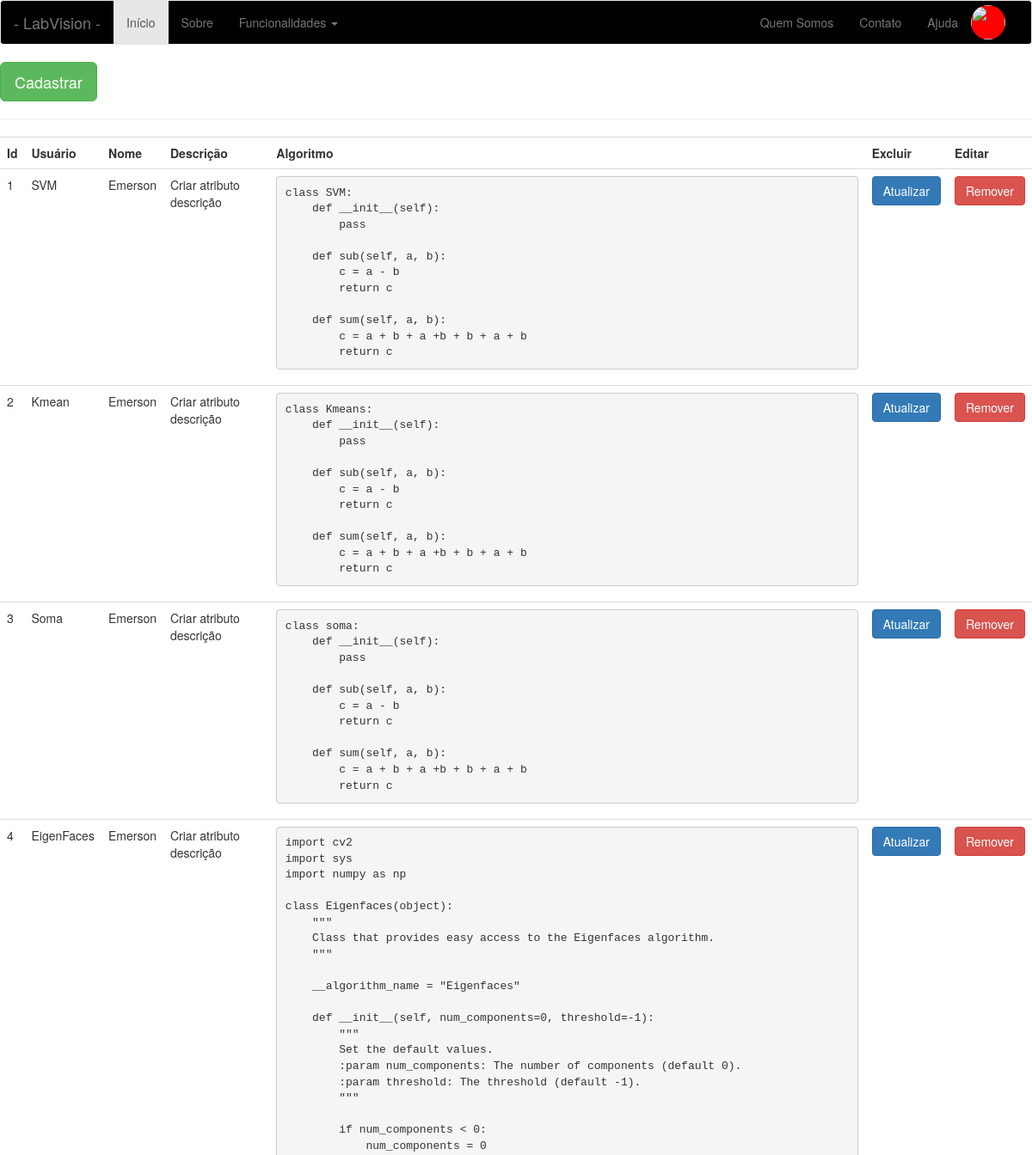
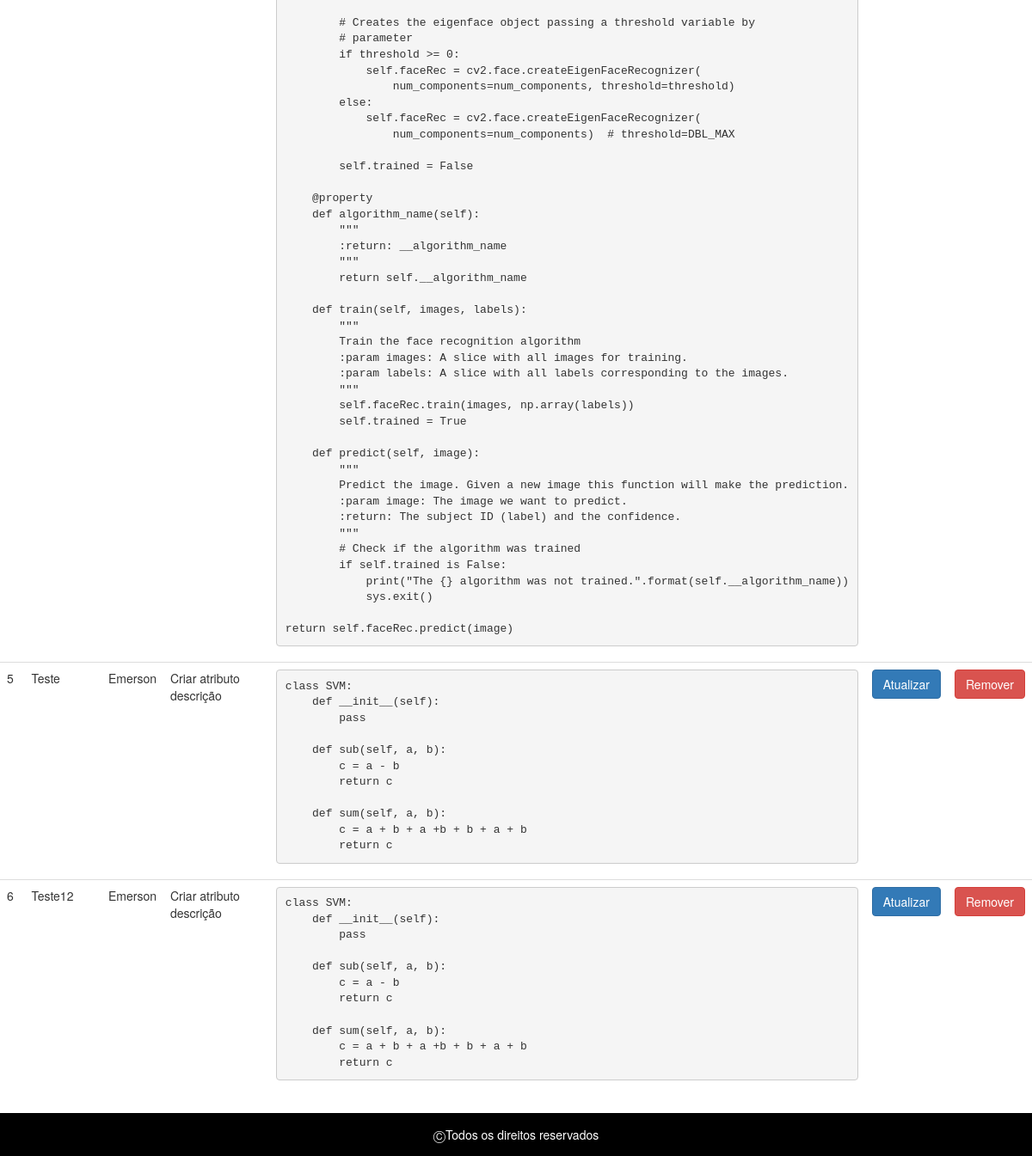
The page /listar-algoritmos (signed in) on the database as committed earlier (2 pictures, top to bottom).
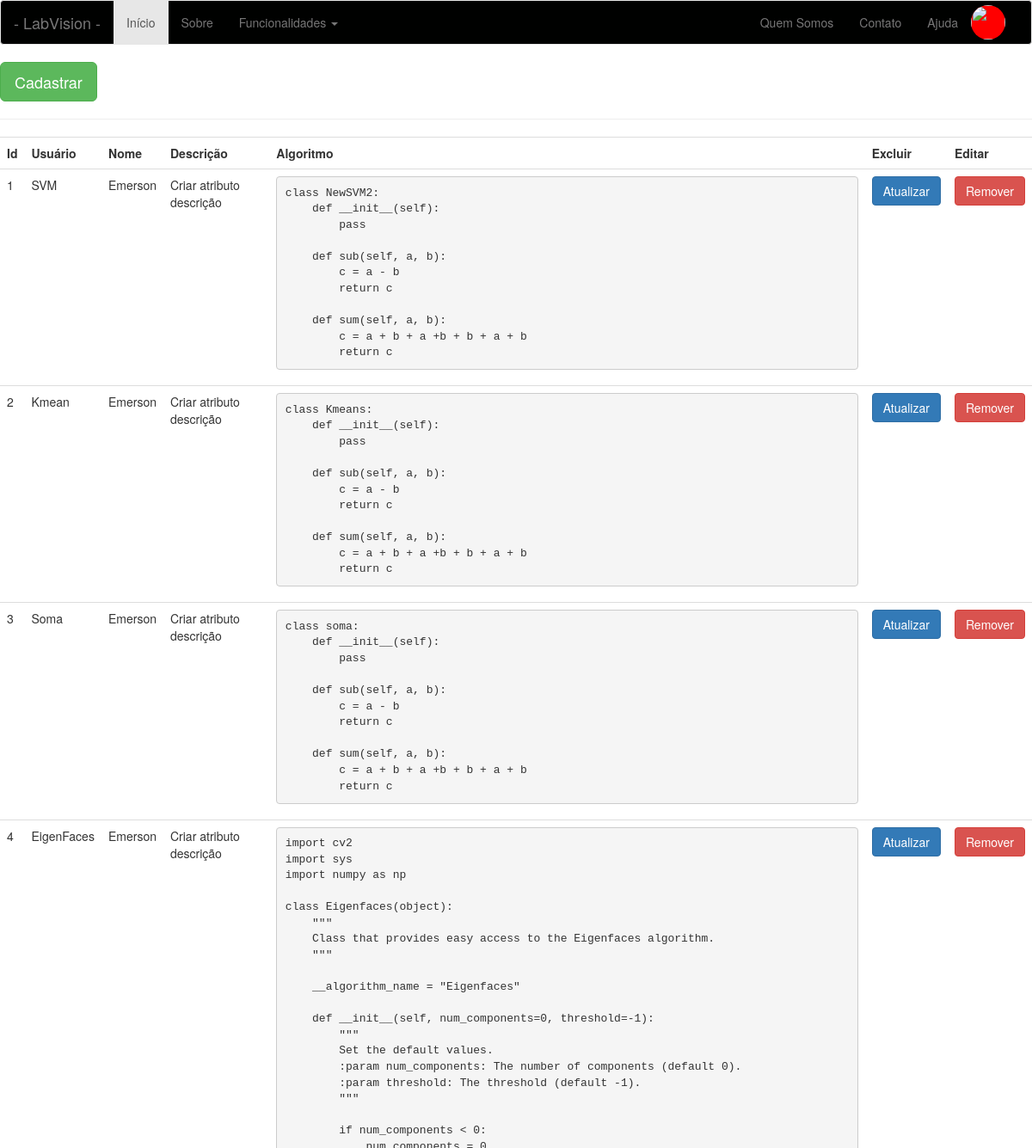
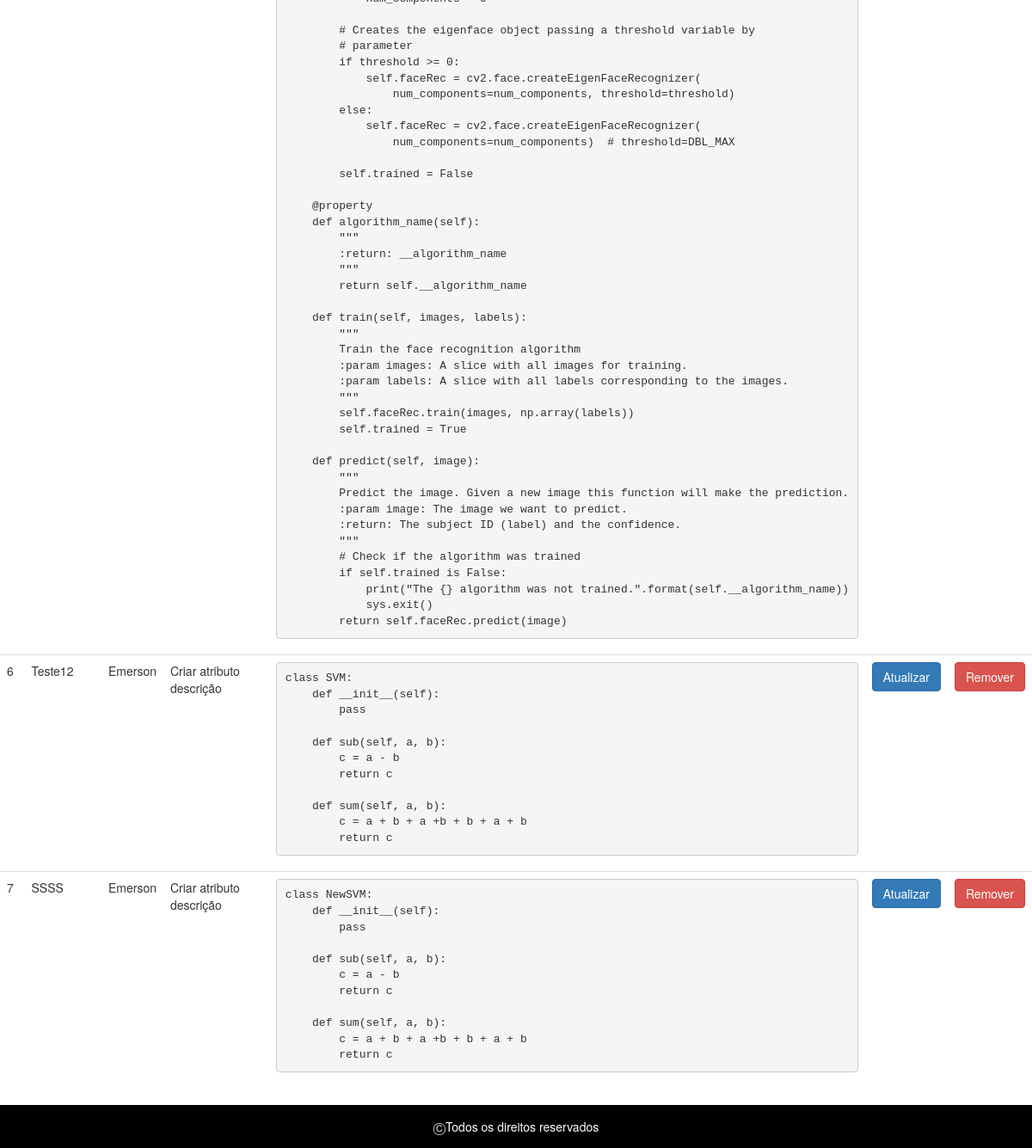
The same page on the database as committed later (2 pictures, top to bottom).
### app/models/tables.py (models this page shows, shortened)
class Algoritmo(db.Model):
    __tablename__= "algoritmos"
    id = db.Column(db.Integer, primary_key=True)
    nome = db.Column(db.String(20))
    algoritmo = db.Column(db.Text)
    usuario = db.Column(db.Integer, db.ForeignKey('usuarios.id'))

class Pessoa(db.Model):
    __tablename__ = "pessoas"
    id = db.Column(db.Integer, primary_key=True)
    nome = db.Column(db.String(50))

### app/controllers/default.py (the view)
@app.route('/listar-algoritmos', methods=['GET'])
def listar_algoritmos():
    algoritmos = Algoritmo.query.filter_by(usuario=current_user.get_id()).all()
    return render_template('algoritmo/listar-algoritmos.html', algoritmos=algoritmos)

### app/controllers/default.py (called while the page is built)
@login_manager.user_loader
def load_user(id):
    return Usuario.query.filter_by(id=id).first()

### app/models/tables.py (called while the page is built)
    def get_id(self):
        return str(self.id)

### app/templates/algoritmo/listar-algoritmos.html (shortened to what this page needs)
{% include 'base/head.html' %}
{% include 'base/nav_bar.html' %}
<a href="/cadastrar-algoritmos">
    <button class="btn btn-lg btn-success">
        Cadastrar
    </button>
</a>
<hr>
<div class="table-responsive">
    <form action="#">
        <table class="table">
            <tr>
                <th>Id</th>
                <th>Usuário</th>
                <th>Nome</th>
                <th>Descrição</th>
                <th>Algoritmo</th>
                <th>Excluir</th>
                <th>Editar</th>
            </tr>
            {% for a in algoritmos %}
            <tr>
                <td>
                    {{ a.id }}
                </td>
                <td>
                    {{ a.nome }}
                </td>
                <td>
                    {{ current_user.nome }}
                </td>
                <td>
                    Criar atributo descrição
                </td>
                <td>
                    <pre>{{ a.algoritmo }}</pre>
                </td>
                <td>
                    <a href="{{ url_for('atualizar_algoritmo', id=a.id)}}">
                        <button type="button" class="btn btn-primary" data-toggle="modal" data-target="#atualizarModalCenter">
                            Atualizar
                        </button>
                    </a>
                </td>
                <td>
                    <a href="{{ url_for('excluir_algoritmo', id=a.id)}}">
                        <button type="button" class="btn btn-danger" data-toggle="modal" data-target="#excluirModalCenter">
                            Remover
                        </button>
                    </a>
                </td>
            </tr>
            {% endfor %}
        </table>
    </form>
</div>
{% include 'base/footer.html' %}

### app/templates/base/head.html (shortened to what this page needs)
<!DOCTYPE html>
<html lang="pt-br">
    <head>
        <link rel="stylesheet" href="{{ url_for('static', filename='bootstrap/css/bootstrap.css') }}">
        <link rel="stylesheet" href="{{ url_for('static', filename='css/main.css') }}">
    </head>
    <body>

### app/templates/base/nav_bar.html (shortened to what this page needs)
    <nav class="navbar navbar-default">
        <div class="container-fluid">
            <div class="navbar-header">
                <a class="navbar-brand" href="/index">- LabVision -</a>
            </div>
            <div class="collapse navbar-collapse" id="navPrincipal">
                <ul class="nav navbar-nav">
                    <li class="active">
                        <a href="/index">Início</a>
                    </li>
                    <li>
                        <a href="/sobre">Sobre</a>
                    </li>
                    <li class="dropdown">
                        <a class="dropdown-toggle" data-toggle="dropdown" href="#">
                            Funcionalidades
                            <span class="caret"></span>
                        </a>
                    </li>
                </ul>
                <ul class="nav navbar-nav navbar-right">
                    <li><a href="">Quem Somos</a></li>
                    <li><a href="">Contato</a></li>
                    <li><a href="/ajuda">Ajuda</a></li>
                    {% if current_user.nome %}
                        <li>
                            <img src="" class="imagem-perfil">
                        </li>
                    {% else %}
                    <button class="btn btn-lg btn-success botao-cadastrar-se">
                        Cadastrar-se
                    </button>
                    {% endif %}
                </ul>
            </div>
        </div>
    </nav>

### app/templates/base/footer.html (shortened to what this page needs)
    </body>
    <footer>
         	&#9400;Todos os direitos reservados
    </footer>
</html>

### app/static/css/main.css (style rules this page uses)
.navbar-default { background-color: #000100; }
.imagem-perfil { background-color: #FF0000; width: 40px; height: 40px; border-radius: 40px; margin-top: 5px; margin-right: 15px; }
footer { margin-top-min: 800px; background-color: #000000; color: #FFFFFF; height: 50px; line-height: 50px; text-align: center; }

Rows that differ between the two databases and show on the page:
removed Algoritmo: id "5", nome "Teste", {{ current_user.nome }} "Emerson", algoritmo "class SVM: def __init__(self): pass def sub(self, a, b): c = a - b return c def sum(self, a, b): c = a + b + a +b + b + a + b return c"
changed Algoritmo "SVM": algoritmo "class SVM: def __init__(self): pass def sub(self, a, b): c = a - b return c def sum(self, a, b): c = a + b + a +b + b + a + b return c" → "class NewSVM2: def __init__(self): pass def sub(self, a, b): c = a - b return c def sum(self, a, b): c = a + b + a +b + b + a + b return c"
added Algoritmo: id "7", nome "SSSS", {{ current_user.nome }} "Emerson", algoritmo "class NewSVM: def __init__(self): pass def sub(self, a, b): c = a - b return c def sum(self, a, b): c = a + b + a +b + b + a + b return c"
